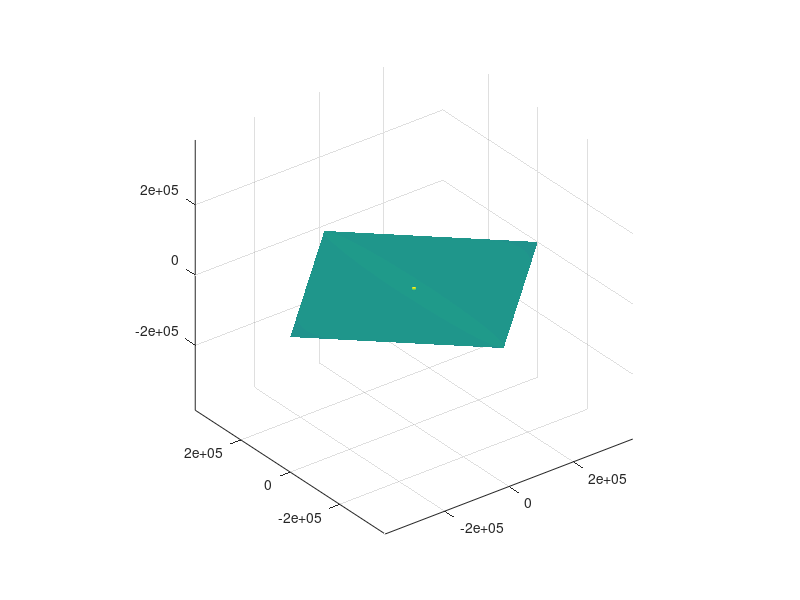

This chart was generated by the following MATLAB code:
% Define the number of points to use when drawing the structures
numPoints = 1000;

% Define the center of the structure
center = [0, 0, 0];


%EARTH
%Earth's radius
r = 6371;

%generate the x and y cordinates for the circle
[x,y,z] = sphere(numPoints);
x = x*r;
y = y*r;
z = z*r;

surf(x,y,z);
shading ('interp');                 % Interpolation   
axis equal
hold on;


%MOON'S ORBIT 
R = 384748; % major radius
r = 400; % minor radius
% Define the lengths of the major and minor axes
a = 384748;
b = 363300;

theta   = linspace(0, 2*pi, numPoints);    % angle for major radius
phi     = linspace(0, 2*pi, numPoints);    % angle for minor radius

[THETA,PHI] = meshgrid(theta,phi);

x = (center(1) + a*cos(PHI)*cos(PHI) - b*sin(PHI)*sin(PHI)).*cos(THETA);
y = (center(2) + a*cos(PHI)*sin(PHI) + b*sin(PHI)*cos(PHI)).*sin(THETA);

%x = (R + r*cos(PHI)).*cos(THETA);
%y = (R + r*cos(PHI)).*sin(THETA);
z = r*sin(PHI);

surf(x,y,z)
shading ('interp'); 
hold off;
